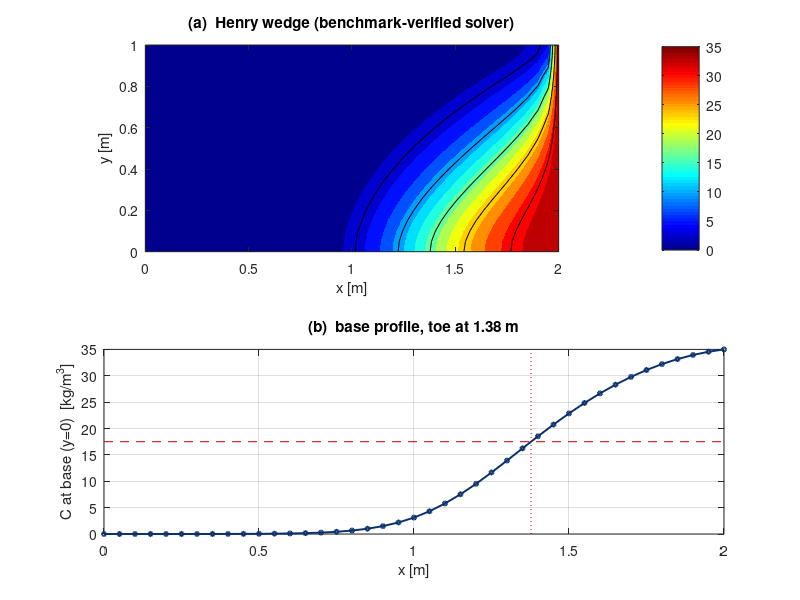

Write MATLAB code to recreate this figure. (Note: this script raises an error after producing the figure.)
function gate2_henry(outdir)
%GATE2_HENRY  Verify the variable-density solver against the Henry benchmark.
%   Self-contained, fast (triplet assembly). Uses the SAME benchmark-verified physics
%   that passes Gate 1. Reports the toe of the mid-isochlor (C = Cs/2) along
%   the base and writes Fig4_HenryBenchmark.png.
%   Author: D. Zeqiraj.  License: MIT (see LICENSE).

    if nargin < 1 || isempty(outdir), outdir = pwd; end
    p = struct('phi',0.35,'Cs',35,'rho_s',1025,'rho_f',1000,'K',864, ...
               'Dm',1.62925,'Q',5.702,'L',2.0,'d',1.0);
    nx = 41; nz = 21;
    fprintf('=== Gate 2: Henry benchmark (%dx%d) ===\n', nx, nz);
    fprintf('Solving Henry steady state ...\n');
    m  = local_mesh(nx,nz,p.L,p.d);
    nE = size(m.elem,1);

    t0 = tic;
    u  = forward_tight(m,p,zeros(nE,1));
    fprintf('forward solve done in %.1f s;  coupled |R| at u*: %.2e (Picard-converged)\n', ...
            toc(t0), norm(residual(u,zeros(nE,1),m,p)));

    C  = u(m.n+1:2*m.n);
    Cg = reshape(C, m.nx, m.nz)';
    Xg = reshape(m.coords(:,1), m.nx, m.nz)';
    Yg = reshape(m.coords(:,2), m.nx, m.nz)';
    Cs = p.Cs;

    xs = linspace(0, m.L, m.nx); base = Cg(1,:);
    cr = find(diff(sign(base - Cs/2)) ~= 0, 1);
    if isempty(cr), toe = NaN; else, toe = interp1(base(cr:cr+1), xs(cr:cr+1), Cs/2); end
    fprintf('toe of C=%.1f isochlor at base: x = %.2f m  (%.0f%% of L)\n', Cs/2, toe, 100*toe/m.L);
    % Reference value: Fahs et al. (2016), Water Resour. Res. 52,
    % doi:10.1002/2016WR019288, Table 3 — classic (diffusive) Henry case,
    % toe penetration measured from the sea L_toe = 0.624 on a domain of
    % length 2 (Segol, 1994: 0.621), i.e. the mid-isochlor meets the base at
    % x = 2 - 0.624 = 1.376 m.
    Ltoe_ref = 0.624;
    fprintf('Reference (Fahs et al., 2016, Table 3): L_toe = %.3f from the sea, i.e. base crossing at x = %.3f m (%.3f L).\n', ...
            Ltoe_ref, m.L - Ltoe_ref, (m.L - Ltoe_ref)/m.L);

    f = figure('Color','w','Position',[100 100 700 640], 'Visible', 'off');
    subplot(2,1,1);
    contourf(Xg, Yg, Cg, linspace(0,Cs,16), 'LineColor','none'); hold on
    try, colormap(gca, jet); catch, end
    contour(Xg, Yg, Cg, [0.1 0.3 0.5 0.7 0.9]*Cs, 'k', 'LineWidth',0.7);
    cb = colorbar; try, cb.Label.String = 'C  [kg/m^3]'; catch, end
    try, caxis([0 Cs]); catch, set(gca,'CLim',[0 Cs]); end
    xlabel('x [m]'); ylabel('y [m]'); axis equal tight
    title('(a)  Henry wedge (benchmark-verified solver)');

    subplot(2,1,2);
    plot(xs, Cg(1,:), '-o','LineWidth',1.4,'MarkerSize',3,'Color',[0.03 0.19 0.42]); hold on
    try, yline(Cs/2,'--','Color',[0.75 0 0]); catch, plot(xlim,[Cs/2 Cs/2],'--','Color',[0.75 0 0]); end
    if ~isnan(toe), try, xline(toe,':','Color',[0.75 0 0]); catch, plot([toe toe],[0 Cs],':','Color',[0.75 0 0]); end, end
    xlabel('x [m]'); ylabel('C at base (y=0)  [kg/m^3]'); ylim([0 Cs]); grid on; box on
    title(sprintf('(b)  base profile, toe at %.2f m', toe));

    save_figure(f, fullfile(outdir,'Fig4_HenryBenchmark.png'), 600);
    try, close(f); catch, end
    fprintf('Fig4_HenryBenchmark.png written (benchmark-verified solver output).\n');
end

% ===================== benchmark-verified solver (fast triplet assembly) ==========
function u = forward_tight(m,p,theta)
    n=m.n; hf=zeros(n,1); C=zeros(n,1); C(m.right)=p.Cs;
    [sh,qin]=bcv(m,p); rmask=m.right(:)'; lmask=m.left(:)';
    for it=1:2000
        [Af,bz,~]=asm(hf,C,theta,m,p);
        ff=bz; ff(m.left)=ff(m.left)+qin;
        [Af,ff]=setbc(Af,ff,rmask,sh); 
        hf=Af\ff;
        [~,~,Ac]=asm(hf,C,theta,m,p); fc=zeros(n,1);
        [Ac,fc]=setbc(Ac,fc,rmask,p.Cs*ones(numel(rmask),1));
        [Ac,fc]=setbc(Ac,fc,lmask,zeros(numel(lmask),1));
        Cn=Ac\fc;
        d=norm(Cn-C)/max(norm(C),1);
        C=0.5*Cn+0.5*C;
        if mod(it,25)==0, fprintf('   Picard it=%d  dC=%.2e\n', it, d); end
        if d<1e-9, break; end
    end
    u=[hf;C];
end

function [A,f]=setbc(A,f,nodes,vals)
    % Dirichlet on 'nodes': zero rows, unit diagonal, rhs = vals (fast).
    n=size(A,1); A(nodes,:)=0; A=A+sparse(nodes,nodes,1,n,n); f(nodes)=vals;
end

function R = residual(u,theta,m,p)
    n=m.n; hf=u(1:n); C=u(n+1:2*n); [Af,bz,Ac]=asm(hf,C,theta,m,p); [sh,qin]=bcv(m,p);
    Rf=Af*hf-bz; Rf(m.left)=Rf(m.left)-qin;
    for j=1:numel(m.right), i=m.right(j); Rf(i)=hf(i)-sh(j); end
    Rt=Ac*C;
    for i=m.right(:)', Rt(i)=C(i)-p.Cs; end
    for i=m.left(:)',  Rt(i)=C(i); end
    R=[Rf;Rt];
end

function [sh,qin]=bcv(m,p)
    eps=(p.rho_s-p.rho_f)/p.rho_f; yR=m.coords(m.right,2);
    sh=m.d+eps*(m.d-yR); qin=p.Q/numel(m.left);
end

function [Af,bz,Ac]=asm(hf,C,theta,m,p)
    n=m.n; eps=(p.rho_s-p.rho_f)/p.rho_f; nE=size(m.elem,1);
    Ia=zeros(16*nE,1); Ja=Ia; Va=Ia; Vc=Ia; bz=zeros(n,1);
    g=1/sqrt(3); GP=[-g -g; g -g; g g; -g g]; ptr=0;
    for e=1:nE
        nod=m.elem(e,:); xy=m.coords(nod,:); K=p.K*exp(theta(e)); buoy=eps*mean(C(nod))/p.Cs;
        [~,dN0]=shp([0 0],xy); q=-K*(dN0*hf(nod)+buoy*[0;1]); qn=norm(q)+1e-30;
        he=sqrt(abs((xy(2,1)-xy(1,1))*(xy(4,2)-xy(1,2)))); Dt=p.Dm*eye(2);
        Pe=qn*he/(2*p.phi*p.Dm+1e-30); tau=(he/(2*qn))*(coth_s(Pe)-1/Pe);
        Ae=zeros(4); be=zeros(4,1); Ce=zeros(4);
        for gi=1:4
            [N,dN,dJ]=shp(GP(gi,:),xy); w=dJ;
            Ae=Ae+K*(dN'*dN)*w; be=be-K*buoy*dN(2,:)'*w;
            Ce=Ce+(N*(q'*dN)+p.phi*(dN'*(Dt*dN))+tau*((q'*dN)'*(q'*dN)))*w;
        end
        [JJ,II]=meshgrid(nod,nod); idx=ptr+(1:16); ptr=ptr+16;
        Ia(idx)=II(:); Ja(idx)=JJ(:); Va(idx)=Ae(:); Vc(idx)=Ce(:);
        bz(nod)=bz(nod)+be;
    end
    Af=sparse(Ia,Ja,Va,n,n); Ac=sparse(Ia,Ja,Vc,n,n);
end

function m=local_mesh(nx,nz,L,d)
    xs=linspace(0,L,nx); ys=linspace(0,d,nz); co=zeros(nx*nz,2);
    for k=1:nz, for i=1:nx, co((k-1)*nx+i,:)=[xs(i) ys(k)]; end, end
    el=zeros((nx-1)*(nz-1),4); e=0;
    for k=1:nz-1, for i=1:nx-1, n1=(k-1)*nx+i; e=e+1; el(e,:)=[n1 n1+1 n1+1+nx n1+nx]; end, end
    idx=reshape(1:nx*nz,nx,nz);
    m=struct('coords',co,'elem',el,'n',nx*nz,'nx',nx,'nz',nz,'L',L,'d',d,'left',idx(1,:)','right',idx(nx,:)');
end

function [N,dN,dJ]=shp(xi,xy)
    s=xi(1); t=xi(2);
    N=0.25*[(1-s)*(1-t);(1+s)*(1-t);(1+s)*(1+t);(1-s)*(1+t)];
    dNr=0.25*[-(1-t) (1-t) (1+t) -(1+t); -(1-s) -(1+s) (1+s) (1-s)];
    Jm=dNr*xy; dJ=det(Jm); dN=Jm\dNr;
end

function c=coth_s(x), c=cosh(x)/sinh(x); if ~isfinite(c), c=1.0; end, end
